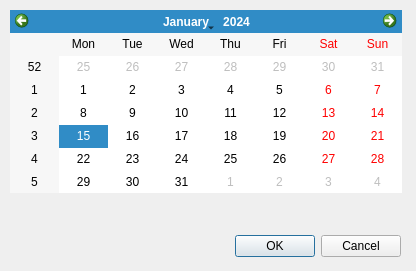
<?xml version="1.0" encoding="UTF-8"?>
<ui version="4.0">
 <class>Dialog</class>
 <widget class="QDialog" name="Dialog">
  <property name="windowModality">
   <enum>Qt::ApplicationModal</enum>
  </property>
  <property name="geometry">
   <rect>
    <x>0</x>
    <y>0</y>
    <width>416</width>
    <height>271</height>
   </rect>
  </property>
  <property name="windowTitle">
   <string>Select From Calendar</string>
  </property>
  <property name="modal">
   <bool>true</bool>
  </property>
  <widget class="QDialogButtonBox" name="buttonBox">
   <property name="geometry">
    <rect>
     <x>60</x>
     <y>230</y>
     <width>341</width>
     <height>32</height>
    </rect>
   </property>
   <property name="orientation">
    <enum>Qt::Horizontal</enum>
   </property>
   <property name="standardButtons">
    <set>QDialogButtonBox::Cancel|QDialogButtonBox::Ok</set>
   </property>
  </widget>
  <widget class="QCalendarWidget" name="calendarWidget">
   <property name="geometry">
    <rect>
     <x>10</x>
     <y>10</y>
     <width>392</width>
     <height>183</height>
    </rect>
   </property>
  </widget>
 </widget>
 <resources/>
 <connections>
  <connection>
   <sender>buttonBox</sender>
   <signal>accepted()</signal>
   <receiver>Dialog</receiver>
   <slot>accept()</slot>
   <hints>
    <hint type="sourcelabel">
     <x>248</x>
     <y>254</y>
    </hint>
    <hint type="destinationlabel">
     <x>157</x>
     <y>274</y>
    </hint>
   </hints>
  </connection>
  <connection>
   <sender>buttonBox</sender>
   <signal>rejected()</signal>
   <receiver>Dialog</receiver>
   <slot>reject()</slot>
   <hints>
    <hint type="sourcelabel">
     <x>316</x>
     <y>260</y>
    </hint>
    <hint type="destinationlabel">
     <x>286</x>
     <y>274</y>
    </hint>
   </hints>
  </connection>
 </connections>
</ui>
